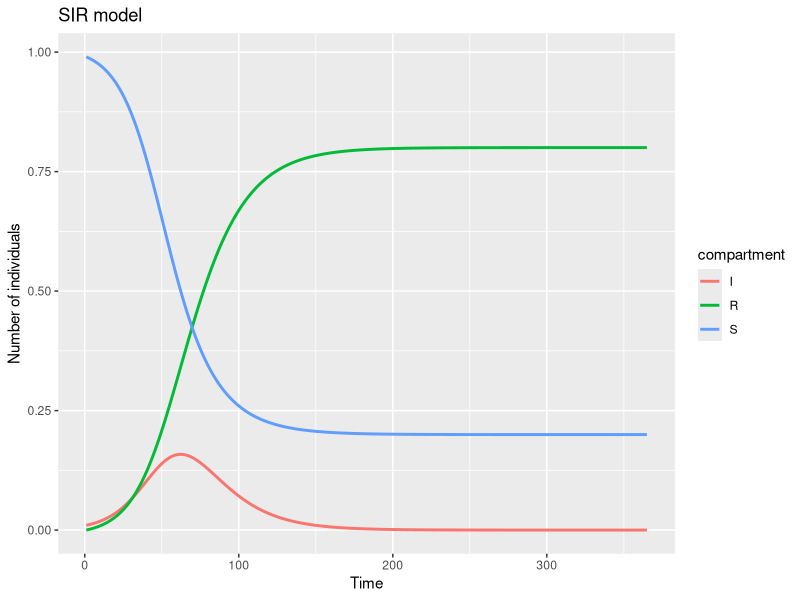

Source code (R):
## ---- chunk 1
knitr::opts_chunk$set(
  echo = TRUE,
  warning = FALSE,
  message = FALSE
)
## ---- chunk 2

## ---- chunk 3
# 1. Define the SIR model
sir_model <- function(t, y, parms) {
  with(as.list(c(y, parms)), {
    dS <- -beta * S * I
    dI <- beta * S * I - gamma * I
    dR <- gamma * I
    return(list(c(dS, dI, dR)))
  })
}
## ---- chunk 4

## ---- chunk 5
R0 <- 2

# The infectious period is the average duration for which an individual remains infectious.
infectious_period <- 14
# Remember gamma = 1/ infectious_period as discussed in the slides
gamma <- 1/infectious_period 

# The define beta, we will use the relation R0 = beta / gamma  because it is easier to interpret, that is, given an R0 and infectious period, we can calculate the corresponding beta value.
# beta is not directly interpretable because it is a composite of a number of factors.
beta <- R0 * gamma

# The parameters
params <- c(
  beta = beta,
  gamma = gamma
)
## ---- chunk 6
# The initial conditions
N  <- 1
I0 <- 0.01
# Initial conditions for S, I, R
inits <- c(S = N - I0, I = I0, R = 0)
## ---- chunk 7
dt <- 1:365
## ---- chunk 8
# Load the necessary libraries
library(deSolve)
# Solve the model
results <- deSolve::lsoda(
  y = inits,
  times = dt,
  func = sir_model,
  parms = params
)
## ---- chunk 9
# Make it a data.frame
results <- as.data.frame(results)
head(results)
## ---- chunk 10
# Load the necessary libraries
library(ggplot2)
library(tidyr)
# Create data for ggplot2 by reshaping
results_long <- results |>
  pivot_longer(
    cols = c(2:4),
    names_to = "compartment",
    values_to = "value"
  )

sir_plot <- ggplot(
  data = results_long,
  aes(
    x = time,
    y = value,
    color = compartment
  )
  ) +
  geom_line(linewidth = 1) +
  labs(
    title = "SIR model",
    x = "Time",
    y = "Number of individuals"
  )
plot(sir_plot)
